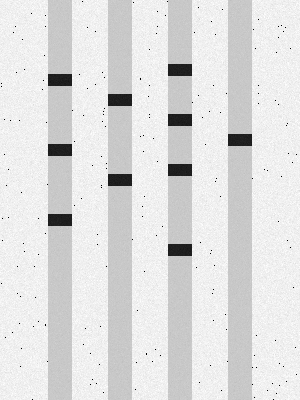
#> input picture gel_electro/realistic_test_gel.png, 300 x 400 px
$ python -i advanced_detection.py   (imports and definitions only)
#> lines starting #> are read from the running program, lines starting #| are printed output that depends on the picture; after the words box and inside, x2 and y2 are one past the last pixel; in counts of white or black regions, pixels touching at a corner belong together
"""
Advanced Gel Electrophoresis Band Detection using OpenCV Contours

This module provides more robust band detection using contour analysis
instead of just peak finding, which should work better with real gel images.
"""

import cv2
import numpy as np
from scipy.signal import find_peaks


def detect_bands_advanced(image, min_band_area=50, max_band_area=5000):
    """
    Advanced band detection using contour analysis and morphological operations.

    This function uses a more robust approach:
    1. Preprocessing with noise reduction
    2. Edge detection and contour finding
    3. Filtering contours based on shape and size
    4. Grouping bands by vertical position (lanes)

    Args:
        image (numpy.ndarray): Grayscale gel electrophoresis image
        min_band_area (int): Minimum area for a valid band contour
        max_band_area (int): Maximum area for a valid band contour

    Returns:
        list: List of dictionaries containing lane information
    """
    # Convert to grayscale if needed
    if len(image.shape) == 3:
        gray = cv2.cvtColor(image, cv2.COLOR_BGR2GRAY)
    else:
        gray = image.copy()

    # Apply Gaussian blur to reduce noise
    blurred = cv2.GaussianBlur(gray, (5, 5), 0)

    # Apply adaptive thresholding to create binary image
    thresh = cv2.adaptiveThreshold(blurred, 255, cv2.ADAPTIVE_THRESH_GAUSSIAN_C, cv2.THRESH_BINARY, 11, 2)

    # Invert so bands become white objects
    inverted = cv2.bitwise_not(thresh)

    # Apply morphological operations to clean up the image
    kernel = np.ones((3, 3), np.uint8)
    cleaned = cv2.morphologyEx(inverted, cv2.MORPH_OPEN, kernel)
    cleaned = cv2.morphologyEx(cleaned, cv2.MORPH_CLOSE, kernel)

    # Find contours
    contours, _ = cv2.findContours(cleaned, cv2.RETR_EXTERNAL, cv2.CHAIN_APPROX_SIMPLE)

    # Filter contours based on area and aspect ratio
    valid_bands = []
    for contour in contours:
        area = cv2.contourArea(contour)
        if min_band_area < area < max_band_area:
            # Get bounding rectangle
            x, y, w, h = cv2.boundingRect(contour)
            aspect_ratio = w / h

            # Bands should be wider than they are tall (horizontal rectangles)
            if aspect_ratio > 1.5 and w > 20:
                # Calculate center point
                center_x = x + w // 2
                center_y = y + h // 2

                valid_bands.append({
                    'contour': contour,
                    'center_x': center_x,
                    'center_y': center_y,
                    'area': area,
                    'width': w,
                    'height': h,
                    'bbox': (x, y, w, h)
                })

    # Group bands by vertical position (lanes)
    lanes = group_bands_into_lanes(valid_bands, image.shape[1])

    return lanes


def group_bands_into_lanes(bands, image_width, lane_tolerance=50):
    """
    Group detected bands into lanes based on their horizontal position.

    Args:
        bands (list): List of band dictionaries
        image_width (int): Width of the image
        lane_tolerance (int): Maximum horizontal distance to consider bands in same lane

    Returns:
        list: List of lane dictionaries
    """
    if not bands:
        # If no bands detected, create default lanes
        num_default_lanes = max(1, image_width // 100)
        lanes = []
        for i in range(num_default_lanes):
            lane_x = (i + 1) * image_width // (num_default_lanes + 1)
            lanes.append({
                'lane_index': i + 1,
                'lane_x': lane_x,
                'bands': [],
                'intensities': [],
                'sharpness': 0
            })
        return lanes

    # Sort bands by horizontal position
    bands.sort(key=lambda b: b['center_x'])

    # Group bands into lanes
    lanes = []
    current_lane = []
    current_lane_x = bands[0]['center_x']

    for band in bands:
        if abs(band['center_x'] - current_lane_x) <= lane_tolerance:
            current_lane.append(band)
        else:
            # Start new lane
            if current_lane:
                lanes.append(create_lane_from_bands(current_lane, len(lanes) + 1))
            current_lane = [band]
            current_lane_x = band['center_x']

    # Add the last lane
    if current_lane:
        lanes.append(create_lane_from_bands(current_lane, len(lanes) + 1))

    return lanes


def create_lane_from_bands(bands, lane_index):
    """
    Create a lane dictionary from a list of bands.

    Args:
        bands (list): List of band dictionaries
        lane_index (int): Lane number

    Returns:
        dict: Lane dictionary
    """
    if not bands:
        return {
            'lane_index': lane_index,
            'lane_x': 0,
            'bands': [],
            'intensities': [],
            'sharpness': 0
        }

    # Calculate average lane position
    lane_x = int(np.mean([band['center_x'] for band in bands]))

    # Extract band positions and intensities
    band_positions = [band['center_y'] for band in bands]
    band_intensities = [band['area'] for band in bands]  # Use area as intensity proxy

    # Calculate average sharpness (using area as proxy)
    sharpness = float(np.mean(band_intensities)) if band_intensities else 0

    return {
        'lane_index': lane_index,
        'lane_x': lane_x,
        'bands': np.array(band_positions),
        'intensities': np.array(band_intensities),
        'sharpness': sharpness
    }


def detect_bands_hybrid(image, lane_distance=30, min_distance=10, prominence=0.1):
    """
    Hybrid band detection combining contour analysis and peak finding.

    This function tries multiple detection methods and returns the best result.

    Args:
        image (numpy.ndarray): Grayscale gel electrophoresis image
        lane_distance (int): Minimum distance between detected lanes
        min_distance (int): Minimum distance between detected bands
        prominence (float): Minimum prominence for band detection

    Returns:
        list: List of dictionaries containing lane information
    """
    # Try advanced contour-based detection first
    contour_lanes = detect_bands_advanced(image)

    # Count total bands from contour detection
    total_contour_bands = sum(len(lane['bands']) for lane in contour_lanes)

    # If contour detection found bands, use it
    if total_contour_bands > 0:
        return contour_lanes

    # Otherwise, fall back to original peak-finding method
    return detect_bands_original(image, lane_distance, min_distance, prominence)


# [73 lines left out: function detect_bands_original, not called in this run]

>>> import cv2
>>> picture = cv2.imread('../realistic_test_gel.png')
#> picture is the input picture: shape (400, 300, 3); min 0, max 255, mean 222.7
>>> result = detect_bands_hybrid(picture)
#> in detect_bands_advanced, `thresh = cv2.adaptiveThreshold(blurred, 255, cv2.ADAPTIVE_THRESH_GAUSS..`:
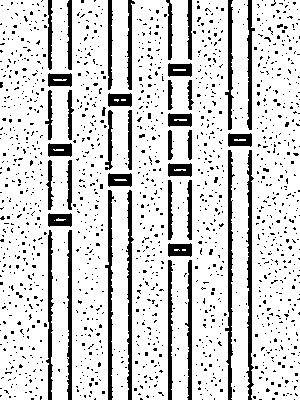
#> thresh: shape (400, 300); 83.9% white; 1484 black regions (1445 under 20 px), largest, box (x1, y1, x2, y2) and area: (225, 150, 235, 400) 988, (246, 150, 254, 400) 977, (105, 190, 114, 400) 850
#> in detect_bands_advanced, `cleaned = cv2.morphologyEx(inverted, cv2.MORPH_OPEN, kernel)`:
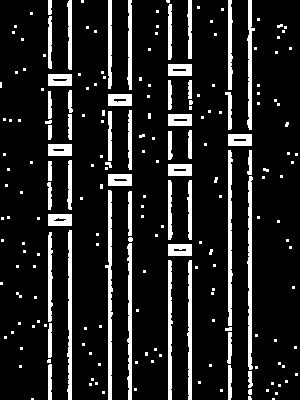
#> cleaned: shape (400, 300); 12.3% white; 210 white regions (155 under 20 px), largest, box (x1, y1, x2, y2) and area: (105, 190, 113, 400) 831, (247, 176, 253, 370) 747, (228, 150, 233, 326) 682
#> in detect_bands_advanced, `cleaned = cv2.morphologyEx(cleaned, cv2.MORPH_CLOSE, kernel)`:
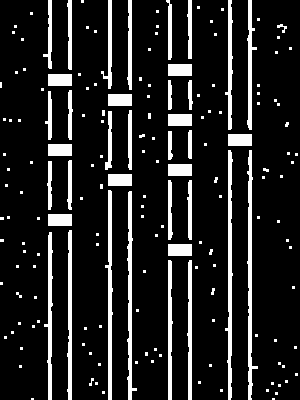
#> cleaned: shape (400, 300); 12.8% white; 176 white regions (135 under 20 px)
#> in detect_bands_advanced, `contours, _ = cv2.findContours(cleaned, cv2.RETR_EXTERNAL, cv2.CHAIN_A..`: contours = 176 contours, 137 with area under 20; largest, box (x1, y1, x2, y2) and area: (225, 150, 233, 400) 727, (247, 150, 258, 400) 726, (105, 190, 113, 400) 633, (127, 191, 137, 400) 620, (44, 232, 53, 400) 508
#> the loop in detect_bands_advanced, `for contour in contours:` made 176 passes
#> (contour, area, x, y, w, h, aspect_ratio, center_x) on pass 55: ([[168, 244], [168, 255], [191, 255], [191, 244]], 253, 168, 244, 24, 12, 2, 180)
#> (area, x, y, w, h, aspect_ratio, center_x, center_y) on passes 72, 87, 90, 104, 107, 117: (253, 48, 214, 24, 12, 2, 60, 220), (253, 108, 174, 24, 12, 2, 120, 180), (253, 168, 164, 24, 12, 2, 180, 170), (253, 48, 144, 24, 12, 2, 60, 150), (253, 228, 134, 24, 12, 2, 240, 140), (253, 168, 114, 24, 12, 2, 180, 120)
#> after the loop in detect_bands_advanced, `for contour in contours:`: valid_bands = 10 items
#> in group_bands_into_lanes, `current_lane_x = bands[0]['center_x']`: current_lane_x = 60
#> the loop in group_bands_into_lanes, `for band in bands:` made 10 passes
#> (lane_x in create_lane_from_bands, band_positions in create_lane_from_bands, band_intensities in create_lane_from_bands, current_lane_x) on passes 4, 6, 10: (60, [220, 150, 80], [253, 253, 253], 120), (120, [180, 100], [253, 253], 180), (180, [250, 170, 120, 70], [253, 253, 253, 253], 240)
#> after the loop in group_bands_into_lanes, `for band in bands:`: lanes = 3 items
#> in detect_bands_advanced, `lanes = group_bands_into_lanes(valid_bands, image.shape[1])`: lanes = 4 items
#> in detect_bands_hybrid, `total_contour_bands = sum(len(lane['bands']) for lane in contour_lanes)`: total_contour_bands = 10
#> result = 4 items

$ run again, on gel_electro/test_gel_sample.png
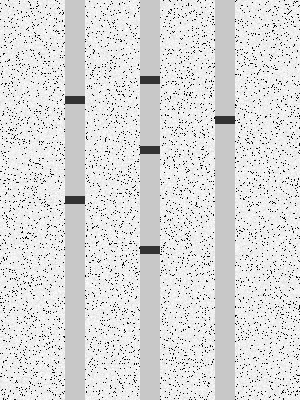
#> input picture gel_electro/test_gel_sample.png, 300 x 400 px
#> picture is the input picture: shape (400, 300, 3); min 0, max 255, mean 219.6
#> in detect_bands_advanced, `thresh = cv2.adaptiveThreshold(blurred, 255, cv2.ADAPTIVE_THRESH_GAUSS..`:
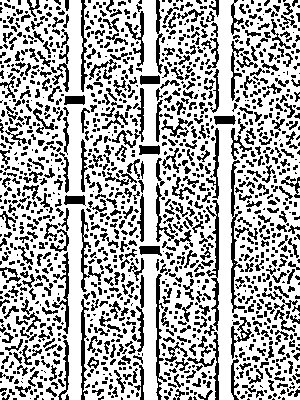
#> thresh: shape (400, 300); 67.9% white; black in thin lines or dots
#> inverted: shape (400, 300); 32.1% white in thin lines or dots
#> in detect_bands_advanced, `cleaned = cv2.morphologyEx(cleaned, cv2.MORPH_CLOSE, kernel)`:
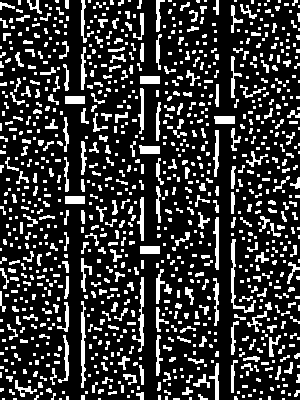
#> cleaned: shape (400, 300); 21.2% white; 1001 white regions (602 under 20 px)
#> contours = 1001 contours, 815 with area under 20; largest, box (x1, y1, x2, y2) and area: (231, 239, 256, 313) 214, (81, 301, 86, 388) 202, (132, 277, 144, 352) 191, (139, 145, 160, 154) 137, (213, 217, 219, 270) 136
#> the loop in detect_bands_advanced, `for contour in contours:` made 1001 passes
#> (area, x, y, w, h, aspect_ratio, center_x, center_y) on passes 614, 685: (137, 139, 145, 21, 9, 2.33, 149, 149), (135.5, 214, 116, 21, 8, 2.62, 224, 120)
#> after the loop in detect_bands_advanced, `for contour in contours:`: valid_bands = 2 items
#> in group_bands_into_lanes, `current_lane_x = bands[0]['center_x']`: current_lane_x = 149
#> the loop in group_bands_into_lanes, `for band in bands:` made 2 passes
#> (lane_x in create_lane_from_bands, band_positions in create_lane_from_bands, band_intensities in create_lane_from_bands, sharpness in create_lane_from_bands, current_lane_x) on pass 2: (149, [149], [137], 137, 224)
#> after the loop in group_bands_into_lanes, `for band in bands:`: lanes = 1 item
#> in detect_bands_advanced, `lanes = group_bands_into_lanes(valid_bands, image.shape[1])`: lanes = 2 items
#> total_contour_bands = 2
#> result = 2 items
